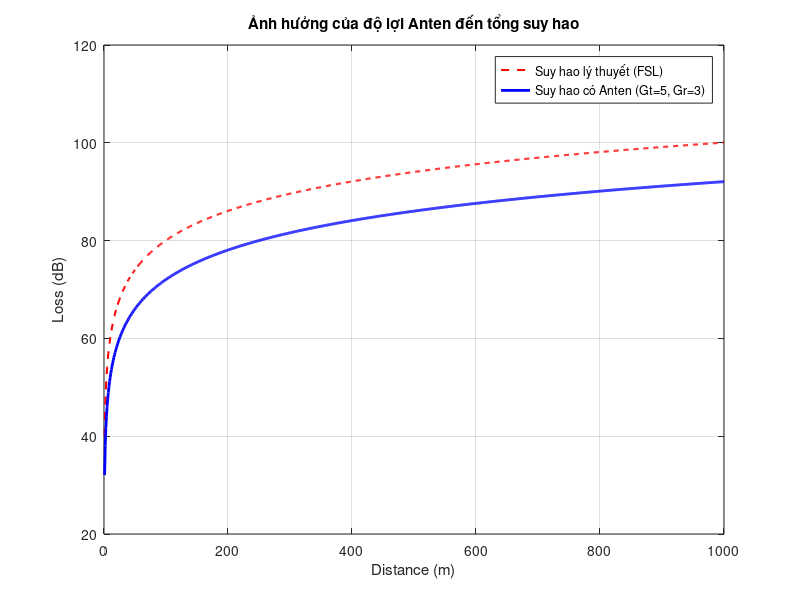

The MATLAB script that drew this image:
f = 2400; c = 299.792458; d = 1:1:1000;
Gt = 5; % Độ lợi anten phát (dB) - Giả sử 5dBi
Gr = 3; % Độ lợi anten thu (dB) - Giả sử 3dBi

fspl_dB = 10 * log10(((4 * pi * d * f) / c).^2);

% Tính suy hao thực tế sau khi trừ đi độ lợi anten
total_loss = fspl_dB - Gt - Gr;

% Vẽ so sánh
figure;
plot(d, fspl_dB, 'r--', 'LineWidth', 1.5); hold on;
plot(d, total_loss, 'b', 'LineWidth', 2);
legend('Suy hao lý thuyết (FSL)', 'Suy hao có Anten (Gt=5, Gr=3)');
xlabel('Distance (m)'); ylabel('Loss (dB)');
title('Ảnh hưởng của độ lợi Anten đến tổng suy hao');
grid on;
